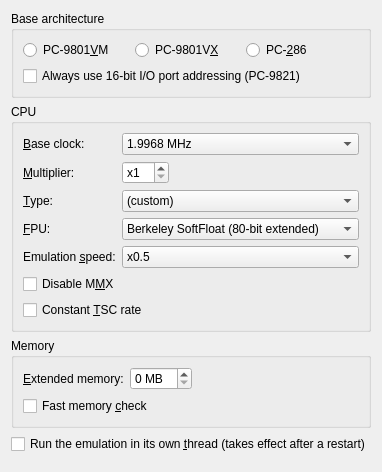
<?xml version="1.0" encoding="UTF-8"?>
<ui version="4.0">
 <class>SystemPage</class>
 <widget class="QWidget" name="SystemPage">
  <layout class="QVBoxLayout" name="mainLayout">
   <item>
    <widget class="QGroupBox" name="archGroup">
     <property name="title">
      <string>Base architecture</string>
     </property>
     <layout class="QVBoxLayout" name="archLayout">
      <item>
       <layout class="QHBoxLayout" name="archModelLayout">
        <item>
         <widget class="QRadioButton" name="pc_model_VM">
          <property name="text">
           <string notr="true">PC-9801&amp;VM</string>
          </property>
         </widget>
        </item>
        <item>
         <widget class="QRadioButton" name="pc_model_VX">
          <property name="text">
           <string notr="true">PC-9801V&amp;X</string>
          </property>
         </widget>
        </item>
        <item>
         <widget class="QRadioButton" name="pc_model_286">
          <property name="text">
           <string notr="true">PC-&amp;286</string>
          </property>
          <property name="toolTip">
           <string>EPSON compatible machine</string>
          </property>
         </widget>
        </item>
        <item>
         <spacer name="archSpacer">
          <property name="orientation">
           <enum>Qt::Horizontal</enum>
          </property>
         </spacer>
        </item>
       </layout>
      </item>
      <item>
       <widget class="QCheckBox" name="SYSIOMSK">
        <property name="text">
         <string>Always use 16-bit I/O port addressing (PC-9821)</string>
        </property>
       </widget>
      </item>
     </layout>
    </widget>
   </item>
   <item>
    <widget class="QGroupBox" name="cpuGroup">
     <property name="title">
      <string>CPU</string>
     </property>
     <layout class="QFormLayout" name="cpuLayout">
      <item row="0" column="0">
       <widget class="QLabel" name="clkBaseLabel">
        <property name="text">
         <string>&amp;Base clock:</string>
        </property>
        <property name="buddy">
         <cstring>clk_base</cstring>
        </property>
       </widget>
      </item>
      <item row="0" column="1">
       <widget class="QComboBox" name="clk_base">
        <item>
         <property name="text">
          <string notr="true">1.9968 MHz</string>
         </property>
        </item>
        <item>
         <property name="text">
          <string notr="true">2.4576 MHz</string>
         </property>
        </item>
       </widget>
      </item>
      <item row="1" column="0">
       <widget class="QLabel" name="clkMultLabel">
        <property name="text">
         <string>&amp;Multiplier:</string>
        </property>
        <property name="buddy">
         <cstring>clk_mult</cstring>
        </property>
       </widget>
      </item>
      <item row="1" column="1">
       <layout class="QHBoxLayout" name="clkMultLayout">
        <item>
         <widget class="QSpinBox" name="clk_mult">
          <property name="sizePolicy">
           <sizepolicy hsizetype="Fixed" vsizetype="Fixed">
            <horstretch>0</horstretch>
            <verstretch>0</verstretch>
           </sizepolicy>
          </property>
          <property name="prefix">
           <string notr="true">x</string>
          </property>
          <property name="minimum">
           <number>1</number>
          </property>
         </widget>
        </item>
        <item>
         <widget class="QLabel" name="cpuMHz"/>
        </item>
        <item>
         <spacer name="clkMultSpacer">
          <property name="orientation">
           <enum>Qt::Horizontal</enum>
          </property>
         </spacer>
        </item>
       </layout>
      </item>
      <item row="2" column="0">
       <widget class="QLabel" name="cpuTypeLabel">
        <property name="text">
         <string>&amp;Type:</string>
        </property>
        <property name="buddy">
         <cstring>CPUType</cstring>
        </property>
       </widget>
      </item>
      <item row="2" column="1">
       <widget class="QComboBox" name="CPUType">
        <property name="toolTip">
         <string>The processor the guest sees through CPUID</string>
        </property>
        <item>
         <property name="text">
          <string>(custom)</string>
         </property>
        </item>
        <item>
         <property name="text">
          <string notr="true">Intel 80386</string>
         </property>
        </item>
        <item>
         <property name="text">
          <string notr="true">Intel i486SX</string>
         </property>
        </item>
        <item>
         <property name="text">
          <string notr="true">Intel i486DX</string>
         </property>
        </item>
        <item>
         <property name="text">
          <string notr="true">Intel Pentium</string>
         </property>
        </item>
        <item>
         <property name="text">
          <string notr="true">Intel MMX Pentium</string>
         </property>
        </item>
        <item>
         <property name="text">
          <string notr="true">Intel Pentium Pro</string>
         </property>
        </item>
        <item>
         <property name="text">
          <string notr="true">Intel Pentium II</string>
         </property>
        </item>
        <item>
         <property name="text">
          <string notr="true">Intel Pentium III</string>
         </property>
        </item>
        <item>
         <property name="text">
          <string notr="true">Intel Pentium M</string>
         </property>
        </item>
        <item>
         <property name="text">
          <string notr="true">Intel Pentium 4</string>
         </property>
        </item>
        <item>
         <property name="text">
          <string notr="true">Intel Core 2 Duo</string>
         </property>
        </item>
        <item>
         <property name="text">
          <string notr="true">Intel Core 2 Duo W</string>
         </property>
        </item>
        <item>
         <property name="text">
          <string notr="true">Intel Core i</string>
         </property>
        </item>
        <item>
         <property name="text">
          <string notr="true">AMD K6-2</string>
         </property>
        </item>
        <item>
         <property name="text">
          <string notr="true">AMD K6-III</string>
         </property>
        </item>
        <item>
         <property name="text">
          <string notr="true">AMD K7 Athlon</string>
         </property>
        </item>
        <item>
         <property name="text">
          <string notr="true">AMD K7 Athlon XP</string>
         </property>
        </item>
        <item>
         <property name="text">
          <string notr="true">Neko Processor II</string>
         </property>
        </item>
       </widget>
      </item>
      <item row="3" column="0">
       <widget class="QLabel" name="fpuTypeLabel">
        <property name="text">
         <string notr="true">&amp;FPU:</string>
        </property>
        <property name="buddy">
         <cstring>FPU_TYPE</cstring>
        </property>
       </widget>
      </item>
      <item row="3" column="1">
       <widget class="QComboBox" name="FPU_TYPE">
        <item>
         <property name="text">
          <string>Berkeley SoftFloat (80-bit extended)</string>
         </property>
        </item>
        <item>
         <property name="text">
          <string>DOSBox FPU (64-bit double)</string>
         </property>
        </item>
        <item>
         <property name="text">
          <string>DOSBox FPU with 64-bit integers</string>
         </property>
        </item>
       </widget>
      </item>
      <item row="4" column="0">
       <widget class="QLabel" name="emuSpeedLabel">
        <property name="text">
         <string>Emulation &amp;speed:</string>
        </property>
        <property name="buddy">
         <cstring>EmuSpeed</cstring>
        </property>
       </widget>
      </item>
      <item row="4" column="1">
       <widget class="QComboBox" name="EmuSpeed">
        <item>
         <property name="text">
          <string notr="true">x0.5</string>
         </property>
        </item>
        <item>
         <property name="text">
          <string notr="true">x1</string>
         </property>
        </item>
        <item>
         <property name="text">
          <string notr="true">x2</string>
         </property>
        </item>
        <item>
         <property name="text">
          <string notr="true">x4</string>
         </property>
        </item>
        <item>
         <property name="text">
          <string notr="true">x8</string>
         </property>
        </item>
        <item>
         <property name="text">
          <string notr="true">x16</string>
         </property>
        </item>
       </widget>
      </item>
      <item row="5" column="0" colspan="2">
       <widget class="QCheckBox" name="DisableMMX">
        <property name="text">
         <string>Disable M&amp;MX</string>
        </property>
       </widget>
      </item>
      <item row="6" column="0" colspan="2">
       <widget class="QCheckBox" name="CONSTTSC">
        <property name="text">
         <string>Constant &amp;TSC rate</string>
        </property>
        <property name="toolTip">
         <string>RDTSC counts at the same rate whatever the clock multiplier</string>
        </property>
       </widget>
      </item>
     </layout>
    </widget>
   </item>
   <item>
    <widget class="QGroupBox" name="memoryGroup">
     <property name="title">
      <string>Memory</string>
     </property>
     <layout class="QFormLayout" name="memoryLayout">
      <item row="0" column="0">
       <widget class="QLabel" name="extmemLabel">
        <property name="text">
         <string>&amp;Extended memory:</string>
        </property>
        <property name="buddy">
         <cstring>extmem</cstring>
        </property>
       </widget>
      </item>
      <item row="0" column="1">
       <widget class="QSpinBox" name="extmem">
        <property name="sizePolicy">
         <sizepolicy hsizetype="Fixed" vsizetype="Fixed">
          <horstretch>0</horstretch>
          <verstretch>0</verstretch>
         </sizepolicy>
        </property>
        <property name="suffix">
         <string notr="true"> MB</string>
        </property>
       </widget>
      </item>
      <item row="1" column="0" colspan="2">
       <widget class="QCheckBox" name="MemCheck">
        <property name="text">
         <string>Fast memory &amp;check</string>
        </property>
        <property name="toolTip">
         <string>The BIOS counts the memory in bigger steps at power on</string>
        </property>
       </widget>
      </item>
     </layout>
    </widget>
   </item>
   <item>
    <widget class="QCheckBox" name="MULTITHREAD">
     <property name="text">
      <string>Run the emulation in its own &amp;thread (takes effect after a restart)</string>
     </property>
    </widget>
   </item>
   <item>
    <spacer name="bottomSpacer">
     <property name="orientation">
      <enum>Qt::Vertical</enum>
     </property>
    </spacer>
   </item>
  </layout>
 </widget>
 <resources/>
 <connections/>
</ui>
